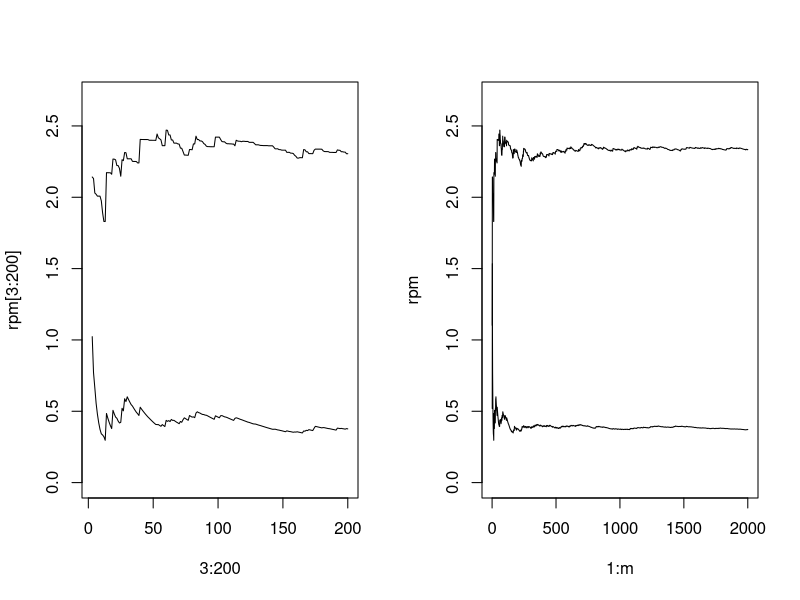

This figure's R source:

# cauchyprior.R
set.seed(1) # make the experiment reproducible
m <- 2000   # number of simulated values
x <- 3      # observed data

# Now simulate some random variables
theta <- rcauchy(m) # simulate m standard Cauchys
h <- pi*exp(-0.5*(x-theta)^2)  # compute h(theta)

C <- mean(h)  # estimate the normalizing constant
post.mean <- mean(theta*h)/mean(h) # estimate the posterior mean

# We'd like to see a running average plot to assess convergence

num <- theta*h   # vector in the numerator
rc <- rep(0, times = m)
rpm <- rep(0, times = m)

for (i in seq.int(m)){         # seq.int(m) will be 1:m
  rc[i] <- mean(h[1:i])
  rpm[i] <- mean(num[1:i])/mean(h[1:i])
}

C
post.mean

pdf(file="img/CauchyPrior.pdf")
# now plot the results
par(mfrow = c(1,2))
plot(3:200, rpm[3:200], type = "l", ylim = c(0, 2.7))
lines(3:200, rc[3:200], type = "l")
plot(1:m, rpm, type = "l", ylim = c(0, 2.7))
lines(1:m, rc, type = "l")
par(mfrow = c(1,1))

dev.off()
